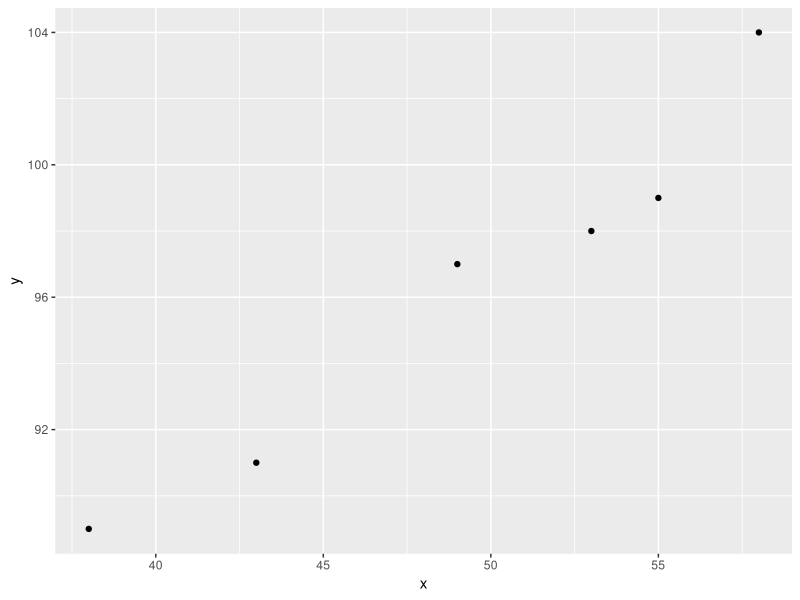
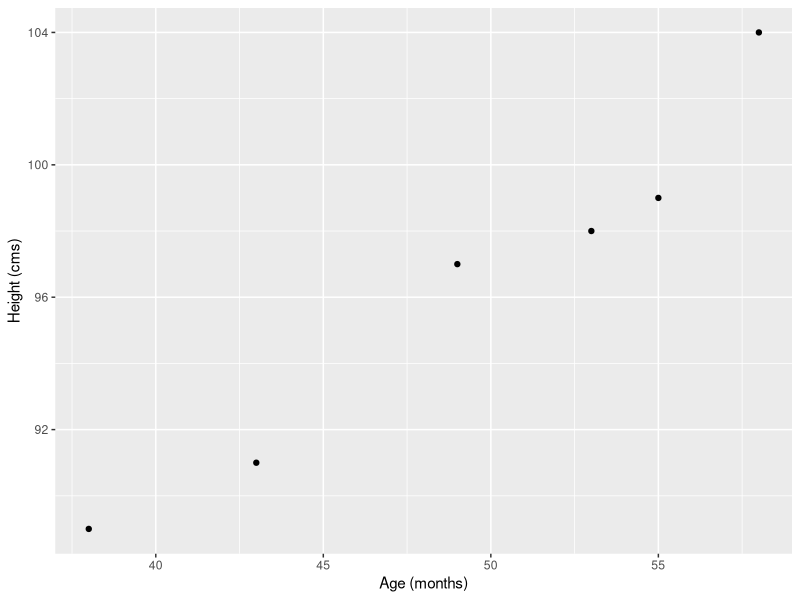
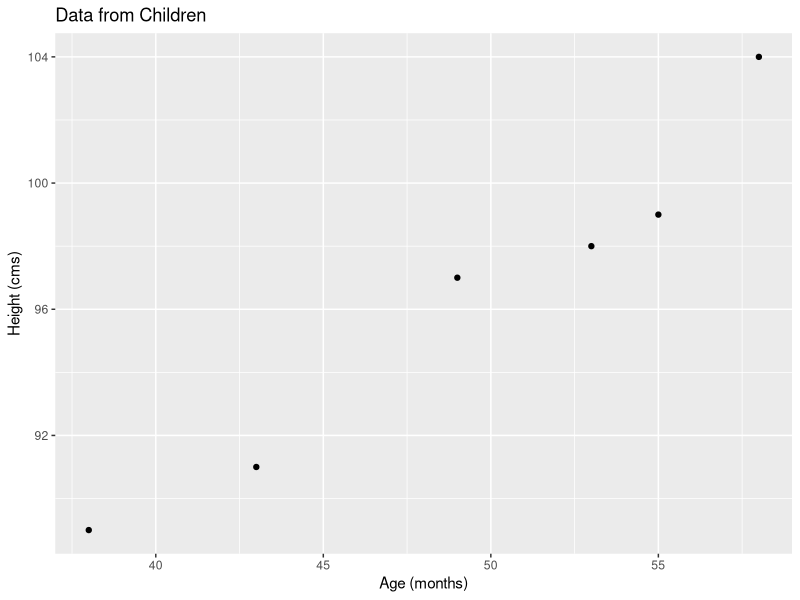
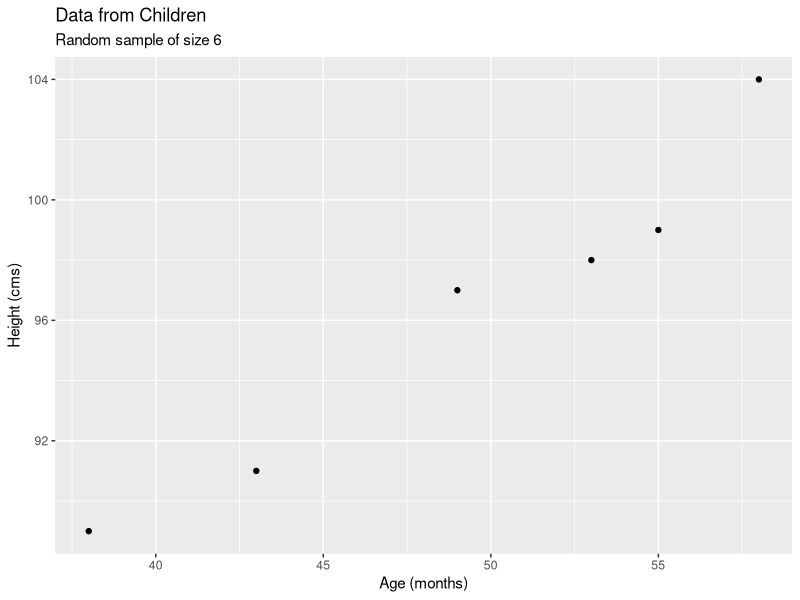
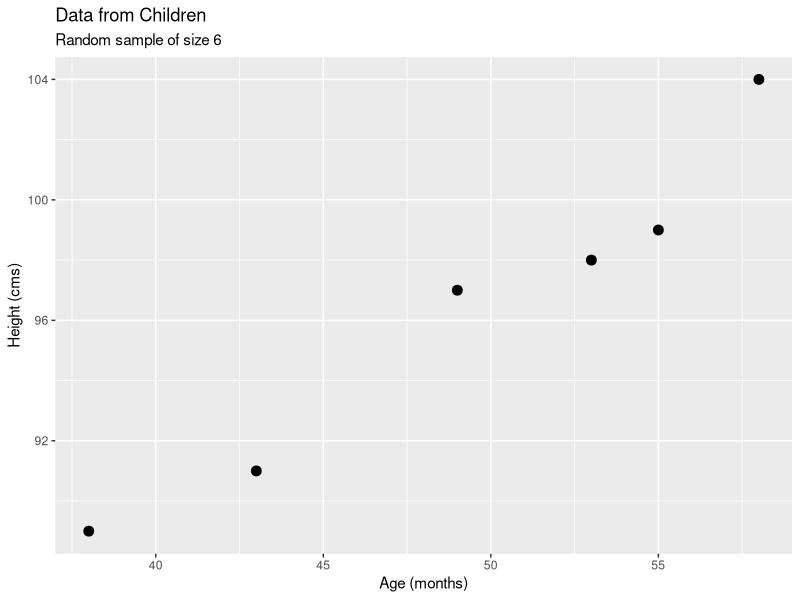
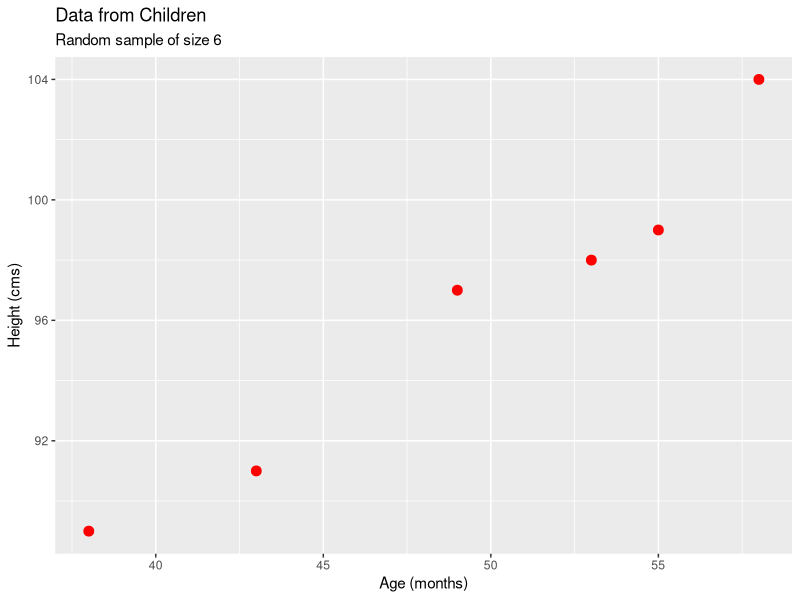

Write R code to recreate these figures, in order.

#
x <- c(53, 43, 58, 38, 49, 55)
#
# x is an R object containing the data
# To see an R object, just type its name
#
x
#
# This is the age data, the units of which are months
#
# Another example
#
y <- c(98, 91, 104, 89, 97, 99)
y
#
# This is the height data, the units of which are cms
#
# Other names can be used
#
# It's a good idea to use more meaningful names
#
age <- c(53, 43, 58, 38, 49, 55)
age
height <- c(98, 91, 104, 89, 97, 99)
height
#
# Here we'll work with x and y, so that the code can be generalized
#
## ------------------------------------------------------------------------
#
# We can access individual elements of an R object or vector using the square brackets
#
x[2]
2:4 # A integer sequence from 2 to 4
x[2:4]
#
# To access the 3rd and 5th element
#
x[c(3,5)] # Note that we collect together 3 and 5 using c
#
# To access all elements except the 3rd and 5th
#
x[-c(3,5)]
#
#
## ------------------------------------------------------------------------
#
# Creating a data frame
#
# A data frame is a very important R object
# It allows us to keep related data together
#
df <- data.frame(x, y)
df
#
# *** Rows correspond to individuals and columns correspond to variables ***
# Just like in an Excel spreadsheet
#
View(df)
#
# The column names can be found
#
names(df)
#
# To access individual columns, i.e. individual variables
# use the dollar
#
df$x
df$y
#
# Alternatively
#
df[["x"]]
df[["y"]]
#
#
## ------------------------------------------------------------------------
#
# Plotting y (on the vertical axis) against x (on the horizontal axis)
#
# THE KEY IS TO BUILD UP YOUR USE OF R FUNCTIONS ONE STEP AT A TIME
#
# Basic data visualizations with ggplot2
#
# Load the ggplot2 package
#
library(ggplot2)
#
ggplot(df, aes(x = x, y = y)) + 
  # We tell ggplot2 where to look for the data (in the data frame df) and 
  # the **general features** or **aesthetics** of the graph,
  # that is, what to plot on the x and y axis, and
  geom_point() 
#
#
# With axis labels
#
ggplot(df, aes(x = x, y = y)) + 
  geom_point() +
  labs(x = "Age (months)", y = "Height (cms)") # add labels for axes
#
# With a main title
#
ggplot(df, aes(x = x, y = y)) + 
  geom_point() +
  labs(x = "Age (months)", 
       y = "Height (cms)", 
       title = "Data from Children") # add title
#
# With a sub-title
#
ggplot(df, aes(x = x, y = y)) + 
  geom_point() +
  labs(x = "Age (months)", 
       y = "Height (cms)", 
       title = "Data from Children",
       subtitle = "Random sample of size 6") # add subtitle
#
# With a better plotting character
#
ggplot(df, aes(x = x, y = y)) + 
  geom_point(size = 3) + # increase size of points
  labs(x = "Age (months)", 
       y = "Height (cms)", 
       title = "Data from Children",
       subtitle = "Random sample of size 6") 
#
# With some colour
#
ggplot(df, aes(x = x, y = y)) + 
  geom_point(size = 3, col = "red") + # plot red points
  labs(x = "Age (months)", 
       y = "Height (cms)", 
       title = "Data from Children",
       subtitle = "Random sample of size 6") 
#
## ------------------------------------------------------------------------
#
# Summary statistics
#
# The sample mean: a one number summary of the data, a typical value telling us where the data typically are
# A measure of location
#
mean(x)
#
# It's the sum of the values divided by the number of values (sample size)
#
sum(x) /length(x)
#
# The sample median is a measure of location that divides the data into two parts with
# the same number of data points in each
# The sample median is less sensitive to outlying points than the sample mean
#
median(x)
#
#
# We can check the median by sorting the values
#
sort(x)
#
#
## ------------------------------------------------------------------------
#
# Getting help
#
?mean
help("median")
#
#
# Or use the help window
#
## ------------------------------------------------------------------------
#
# Factors
#
# Let's now assume that we know the sex of each child
#
sex <- c("M","M","M","F","F","F") # The sex of each child
sex
#
# "F" and "M" are characters that are label of the sex of each child
# To allow R to work with data like this conprising labels
# we covert the R object into a factor
#
sex_f <- factor(sex) # Make it into a factor, as "F" and "M" are labels
sex_f
#
# We can tabulate using table:
#
table(sex_f)
#
# Put all the data into a data frame and look at it
#
df_2 <- data.frame(x, y, sex_f) 
df_2
str(df_2) # To see the structure
#
## ------------------------------------------------------------------------
#
# Some more on factors
#
# Factors will be very important to us later in this module
# Here is another example
#
# Data on the agreement of a group of people are recorded as 0 for "No" and 1 for "Yes":
#   
agreement <- c(0, 1, 1, 0, 0, 0, 0, 0, 0, 0)
agreement
#
# Let's turn this into a factor with appropriate labels:
#
agreement_f  <- factor(agreement, levels = c(0,1), labels = c("No", "Yes"))
agreement_f
#
# or, slightly shorter
#
agreement_f <- factor(agreement, levels = 0:1, labels = c("No", "Yes"))
agreement_f
#
# We can tabulate using table:
#
table(agreement_f)
#
# We can impose a different order
#
agreement_f <- factor(agreement, levels = c(1,0), labels = c("Yes", "No"))
agreement_f
table(agreement_f)

